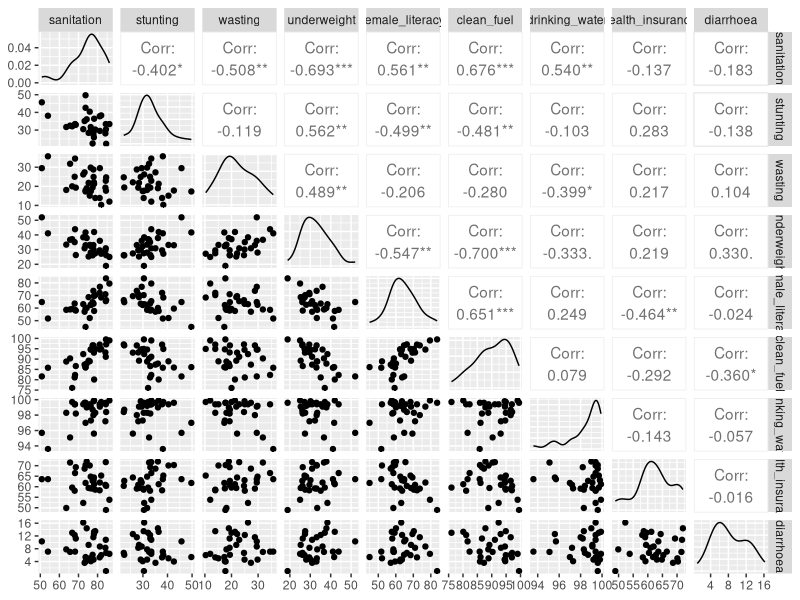
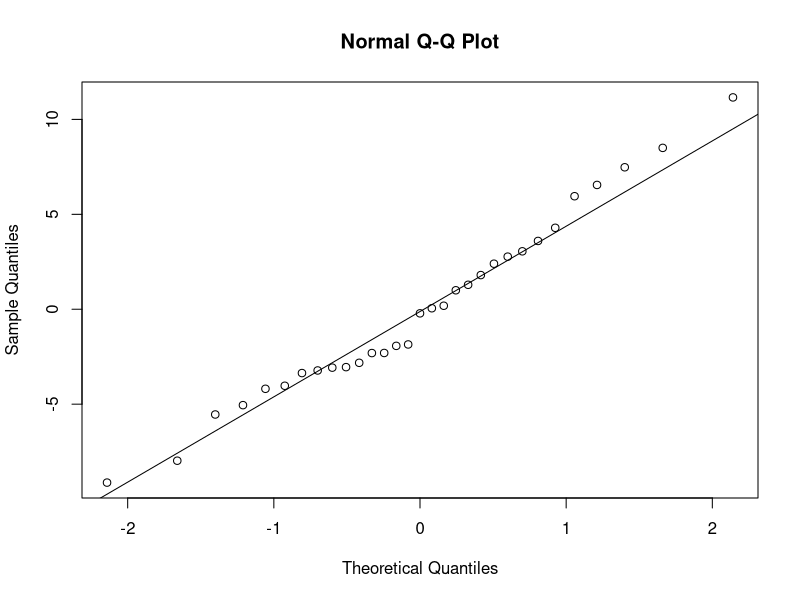

Source code (R) for these figures, in order:
#PART-1
# Required libraries
library(tidyverse)
library(GGally)
library(car)
library(lmtest)
library(sandwich)

# Load dataset
nfhs <- read.csv("NFHS-5-TG-Telangana.csv")

# Check structure
str(nfhs)

# Check number of districts
length(unique(nfhs$District))

# Summary of NFHS-5 column
summary(nfhs$NFHS.5)

#PART-2
# Keep only required columns
nfhs_clean <- nfhs %>%
  select(District, Indicator, NFHS.5)

# Convert to wide format
nfhs_wide <- nfhs_clean %>%
  pivot_wider(names_from = Indicator,
              values_from = NFHS.5)

# Inspect structure
str(nfhs_wide)

#PART-3
df <- nfhs_wide %>%
  select(
    District,
    sanitation = `9. Population living in households that use an improved sanitation facility2 (%)`,
    stunting = `73. Children under 5 years who are stunted (height-for-age)18 (%)`,
    wasting = `74. Children under 5 years who are wasted (weight-for-height)18 (%)`,
    underweight = `76. Children under 5 years who are underweight (weight-for-age)18 (%)`,
    female_literacy = `14. Women who are literate4 (%)`,
    clean_fuel = `10. Households using clean fuel for cooking3 (%)`,
    drinking_water = `8. Population living in households with an improved drinking-water source1 (%)`,
    health_insurance = `12. Households with any usual member covered under a health insurance/financing scheme (%)`,
    diarrhoea = `61. Prevalence of diarrhoea in the 2 weeks preceding the survey (%)`
  )

# Check summary statistics
summary(df)

# Check missing values
colSums(is.na(df))

#PART-4
ggpairs(df[, -1])   # exclude district column

#PART-5
model_stunting <- lm(stunting ~ sanitation +
                     female_literacy +
                     clean_fuel +
                     drinking_water +
                     health_insurance +
                     diarrhoea,
                     data = df)

summary(model_stunting)

#PART-6
model_wasting <- lm(wasting ~ sanitation +
                    female_literacy +
                    clean_fuel +
                    drinking_water +
                    health_insurance +
                    diarrhoea,
                    data = df)

summary(model_wasting)

#PART-7
model_underweight <- lm(underweight ~ sanitation +
                        female_literacy +
                        clean_fuel +
                        drinking_water +
                        health_insurance +
                        diarrhoea,
                        data = df)

summary(model_underweight)

#PART-8
vif(model_stunting)

#PART-9
bptest(model_stunting)

#coeftest(model_stunting, vcov = vcovHC(model_stunting, type = "HC1"))

#PART-10
qqnorm(residuals(model_stunting))
qqline(residuals(model_stunting))

shapiro.test(residuals(model_stunting))

#PART-11
resettest(model_stunting)

#PART-12
model_quad <- lm(stunting ~ sanitation +
                 I(sanitation^2) +
                 female_literacy +
                 clean_fuel +
                 drinking_water +
                 health_insurance +
                 diarrhoea,
                 data = df)

summary(model_quad)

#PART-13
linearHypothesis(model_stunting,
                 c("female_literacy = 0",
                   "clean_fuel = 0",
                   "drinking_water = 0"))
